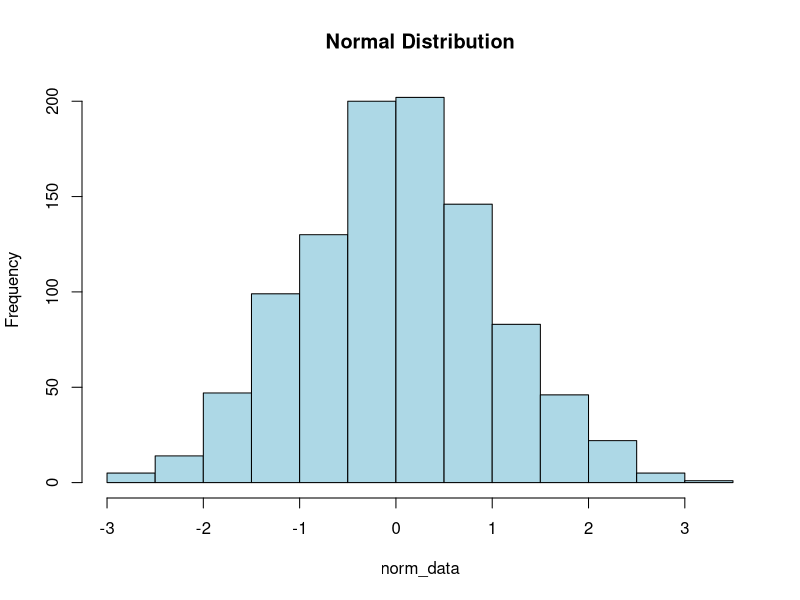

Generate this figure with R:
# 사용자 정의 함수 - 구구단 출력
gugu <- function(n) {
  for (i in 1:9) {
    cat(n, "*", i, "=", n * i, "\n")
  }
}
gugu(3)

# 평균 및 분산 함수
calc_stats <- function(x) {
  var_val <- var(x)
  sd_val <- sd(x)
  return(c(Variance = var_val, SD = sd_val))
}

x <- c(7, 5, 12, 9, 15, 6)
result <- calc_stats(x)
cat("Variance and SD:\n")
print(result)

# 몬테카를로 시뮬레이션
coin <- function(n) {
  res <- ifelse(runif(n) <= 0.5, 0, 1)
  return(res)
}

montaCoin <- function(n) {
  cnt <- sum(coin(n))
  return(cnt / n)
}

cat("Monte Carlo Result:", montaCoin(10000), "\n")

# 확률 분포 생성
set.seed(123)
norm_data <- rnorm(1000, mean = 0, sd = 1)
hist(norm_data, col = 'light blue', main = 'Normal Distribution')

# 이항 분포 생성
binom_data <- rbinom(20, 10, 0.5)
cat("Binomial Distribution:", binom_data, "\n")

# 사용자 정의 함수 - 동전 던지기
coin_flip <- function(n) {
  results <- sample(c("Head", "Tail"), size = n, replace = TRUE)
  cat("Coin Flip Results:\n")
  print(results)
}
coin_flip(10)
